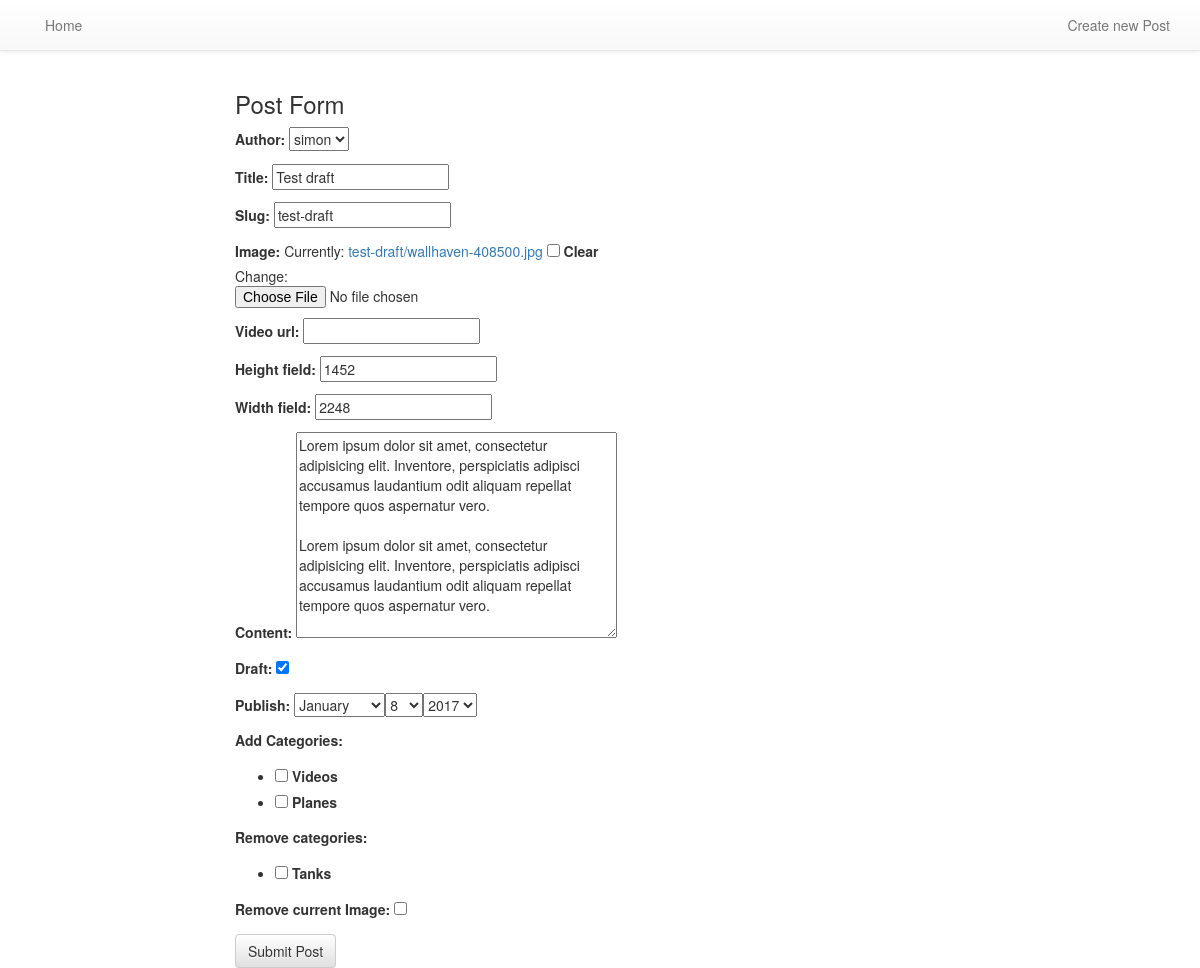
The app's page /posts/test-draft/edit/ (signed in), older data.
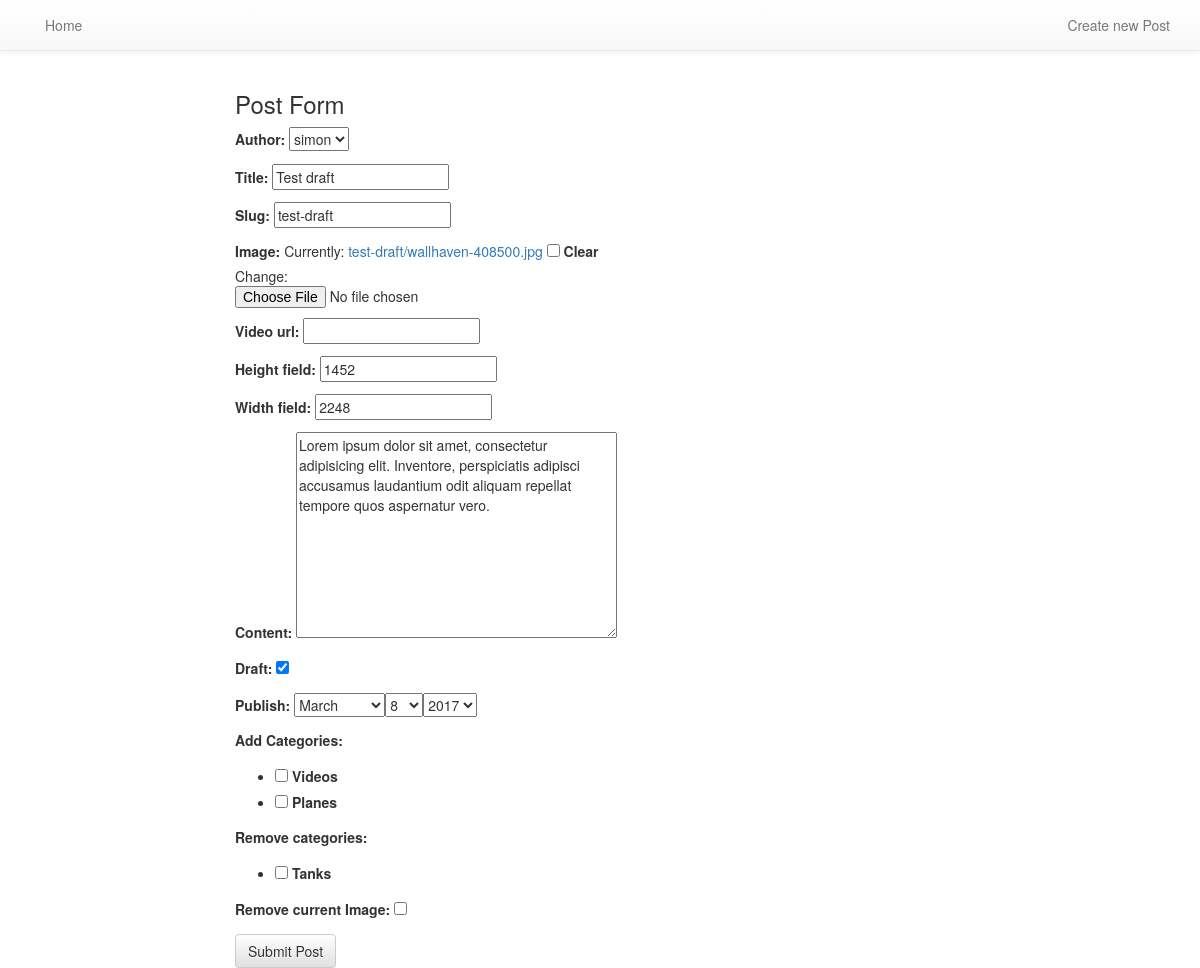
The same page, newer data.
### posts/models.py (models this page shows, shortened)
class Post(models.Model):
    author = models.ForeignKey(settings.AUTH_USER_MODEL, default=1)
    title = models.CharField(max_length=120)
    slug = models.SlugField(unique=True)
    image = models.ImageField(upload_to=upload_location, null=True, blank=True, width_field="width_field", height_field="height_field")
    video_url = EmbedVideoField(null=True, blank=True)  # same like models.URLField()
    height_field = models.IntegerField(default=0, null=True, blank=True,)
    width_field = models.IntegerField(default=0, null=True, blank=True,)
    content = models.TextField()
    draft = models.BooleanField(default=False)
    publish = models.DateField(auto_now=False, auto_now_add=False)
    updated = models.DateTimeField(auto_now=True, auto_now_add=False)
    timestamp = models.DateTimeField(auto_now=False, auto_now_add=True)
    categories = models.ManyToManyField(Category, blank=True, null=True, through='CategoryToPost')
    objects = PostManager()
    class Meta:
        ordering = ["-timestamp", "-updated"]

class Category(models.Model):
    title = models.CharField(max_length=120)
    slug = models.SlugField(unique=True)
    def __str__(self):
        return self.title
    class Meta:
        verbose_name_plural = "Categories"

### posts/views.py (the view, shortened to what this page needs)
# urls.py: url(r'^(?P<slug>[\w-]+)/edit/$', post_update, name='update'),
def post_update(request, slug):
    remove_image = False
    if not request.user.is_staff or not request.user.is_superuser:
        raise Http404
    instance = get_object_or_404(Post, slug=slug)
    form = UpdateForm(request.POST or None, request.FILES or None, instance=instance)
    dest = "{0}/{1}".format(settings.MEDIA_ROOT, instance.slug)
    context = {
        "title": "Detail",
        "instance": instance,
        "form": form,
    }
    return render(request, "post_form.html", context)

### templates/post_form.html
{% extends 'base.html' %}
{% block content %}
<div class="col-sm-8 col-sm-offset-2">
    <h3>Post Form</h3>
    <form method="POST" action="" enctype="multipart/form-data">{% csrf_token %}
        {{ form.as_p }}
        <input type="submit" class="btn btn-default" value="Submit Post" />
    </form>
</div>
{% endblock content %}

Row changes from the older to the newer data that the page shows:
changed Post "simon": content "…tempore quos aspernatur vero. Lorem ipsum dolor sit amet, consectetur adipisicing elit. Inventore, perspiciatis adipisci accusamus laudantium odit aliquam repellat tempore quos aspernatur vero." → "…tempore quos aspernatur vero."
Text that changed along with them:
form field as_p: "January" → "March"
